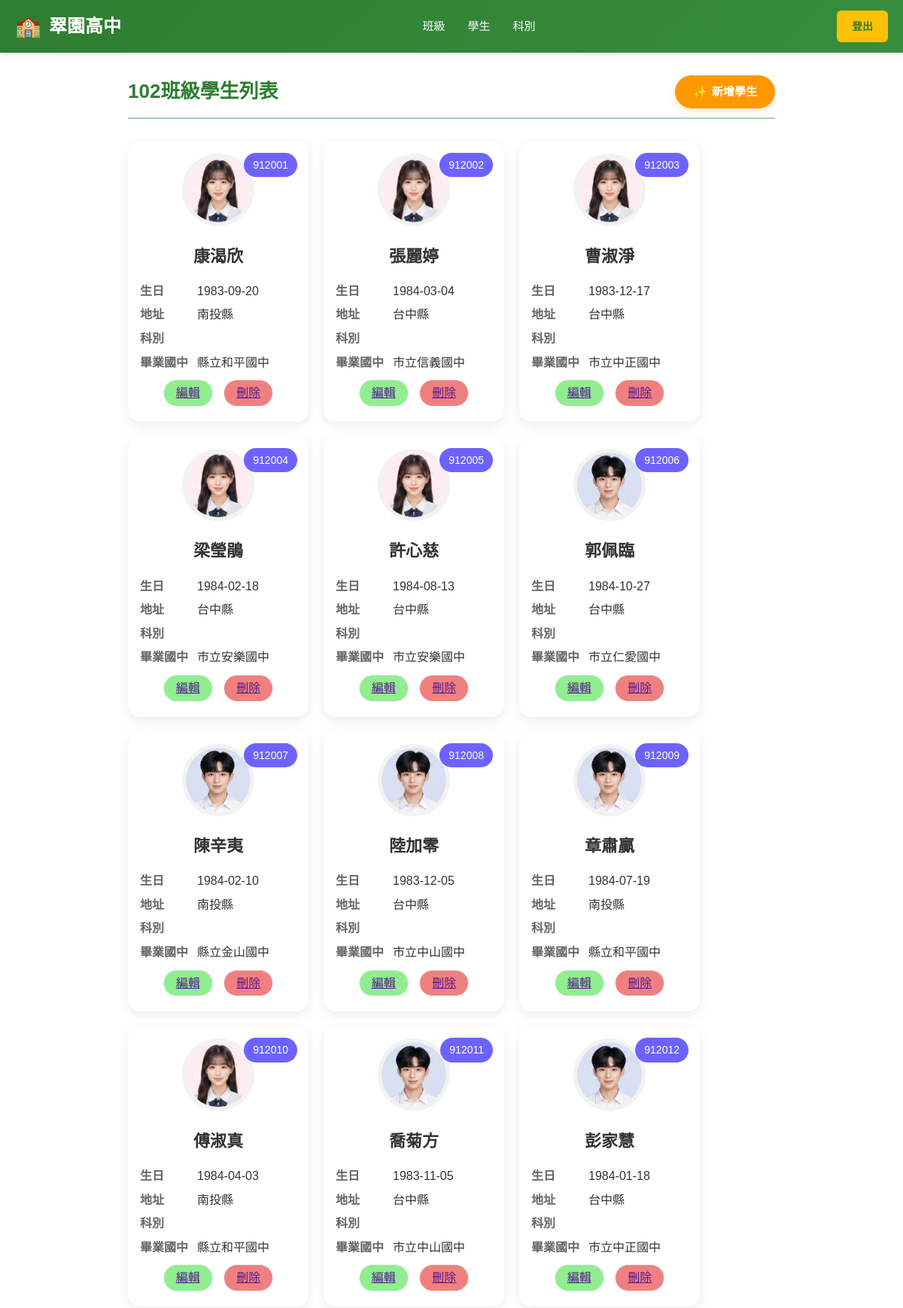
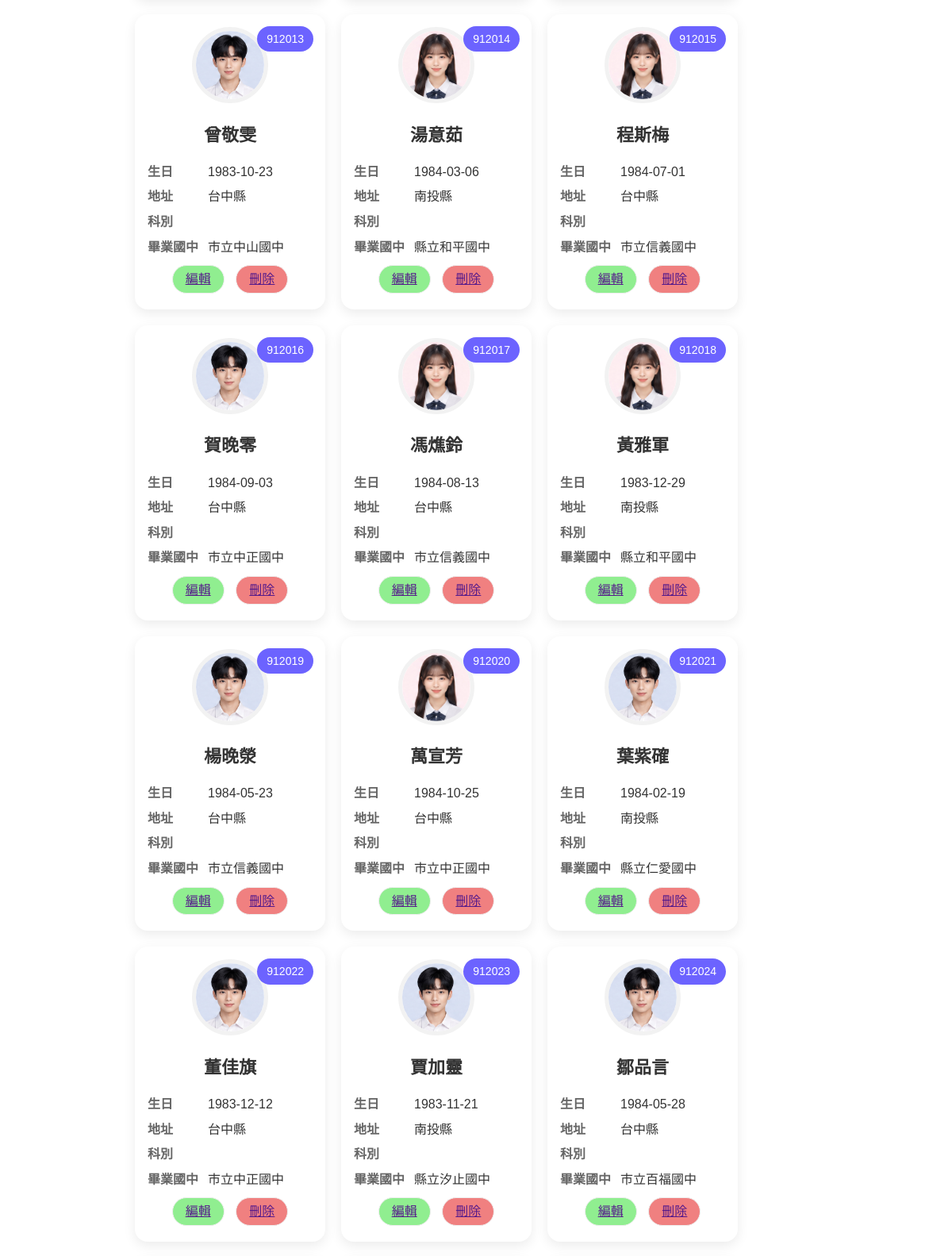
Screenshot of /115-PHP/school/admin.php?inc=class_students&code=102 (upper part) with the database file from the repository (2 pictures, top to bottom).
### tables this page shows
CREATE TABLE `students` (
  `id` int(10) UNSIGNED NOT NULL,
  `school_num` int(6) DEFAULT NULL COMMENT '學號',
  `name` varchar(8) DEFAULT NULL COMMENT '姓名',
  `birthday` date DEFAULT NULL COMMENT '出生年月日',
  `uni_id` varchar(10) DEFAULT NULL COMMENT '身分證號碼',
  `addr` varchar(32) DEFAULT NULL COMMENT '住址',
  `parents` varchar(8) DEFAULT NULL COMMENT '家長',
  `tel` varchar(16) DEFAULT NULL COMMENT '電話',
  `dept` varchar(8) DEFAULT NULL COMMENT '科別',
  `graduate_at` varchar(16) DEFAULT NULL COMMENT '畢業國中',
  `status_code` varchar(4) DEFAULT NULL
);

CREATE TABLE `graduate_school` (
  `id` int(10) UNSIGNED NOT NULL,
  `county` varchar(8) NOT NULL,
  `name` varchar(64) NOT NULL
);

### 115-PHP/school/include/class_students.php (the view, shortened to what this page needs)
<div class="list-header">
    <h2><?= htmlspecialchars($_GET['code']); ?>班級學生列表</h2>
    <a href="?inc=add_student&code=<?= htmlspecialchars($_GET['code']); ?>" class='add-btn'>
        <span>✨</span> 新增學生
    </a>
</div>
<?php
include "db_conn.php";
$sql=
    "SELECT `students`.`school_num`,
             `students`.`name`,
             `dept`.`name` AS 'dept_name',
             `addr`,
             `dept`,
             `uni_id`,
             --`graduate_at`,
             `graduate_school`.`name` AS `graduate_school`,
             `birthday`
    FROM    `class_student`,
             `students` ,
             `dept`,
             `graduate_school`
    WHERE `class_student`.`class_code`='{$_GET['code']}'
    AND  `class_student`.`school_num` = `students`.`school_num`
    AND  `dept`.`id` = `students`.`dept`
    AND  `graduate_school`.`id` = `students`.`graduate_at`";
$students=$pdo->query($sql)->fetchAll();
echo "<div class='student-list'>";
foreach($students as $student):?>
    <div class="student-card">
        <div class="student-id">
            <?= $student['school_num']; ?>
        </div>
        <div class="student-photo">
            <?php if(isset($student['header'])):;?>
            <img src="img/<?= $student['header']; ?>">
            <?php else :;?>
            <img src="img/<?= (mb_substr($student['uni_id'],1,1)==1)?'header_default_boy.jpg':'header_default_girl.jpg'; ?>">
            <?php endif;?>
        </div>
        <div class="student-name">
            <?= $student['name'] ?>
        </div>
        <div class="student-info">
            <div class="info-row">
                <span class="label">生日</span>
                <span class="value"><?= $student['birthday']; ?></span>
            </div>
            <div class="info-row">
                <span class="label">地址</span>
                <span class="value"><?= mb_substr($student['addr'],0,3); ?></span>
            </div>
            <div class="info-row">
                <span class="label">科別</span>
                <span class="value"><?php $student['dept']; ?></span>
            </div>
            <div class="info-row">
                <span class="label">畢業國中</span>
                <span class="value"><?= $student['graduate_school']; ?></span>
            </div>
            <div class="btn-row">
                <a class="edit-btn" href="">編輯</a>
                <a class="del-btn" href="">刪除</a>
            </div>
        </div>
    </div>
    <?php endforeach;?>
</div>

### 115-PHP/school/admin.php (style rules this page uses)
* { margin: 0; padding: 0; box-sizing: border-box; }
body { font-family: 'Arial', 'Microsoft YaHei', sans-serif; line-height: 1.6; color: #333; }

### 115-PHP/school/include/class_students.php (style rules this page uses)
.student-list { display:flex; flex-wrap:wrap; gap:20px; }
.student-card { width:240px; background:#ffffff; border-radius:16px; padding:16px; box-shadow:0 5px 15px rgba(0,0,0,0.08); position:relative; transition:0.3s; }
.student-id { position:absolute; top:15px; right:15px; background:#6c63ff; color:white; padding:5px 12px; border-radius:30px; font-size:14px; }
.student-photo { text-align:center; margin-bottom:15px; }
.student-photo img { width:96px; height:96px; border-radius:50%; object-fit:cover; border:5px solid #f2f2f2; }
.student-name { text-align:center; font-size:22px; font-weight:bold; margin-bottom:16px; }
.student-info { display:flex; flex-direction:column; gap:6px; }
.info-row { display:flex; }
.label { width:76px; color:#666; font-weight:bold; }
.value { flex:1; color:#333; }
.btn-row { display:flex; justify-content: space-evenly; padding:4px 16px; }
a.edit-btn { padding: 4px 16px; border: 1px solid #eee; border-radius: 20px; background: lightgreen; }
a.del-btn { padding: 4px 16px; border: 1px solid #eee; border-radius: 20px; background: lightcoral; }
.list-header { display: flex; justify-content: space-between; align-items: center; margin-bottom: 30px; padding-bottom: 12px; border-bottom: 2px solid #a5d6a7; }
.list-header h2 { color: #2e7d32; margin: 0; font-size: 26px; }
.add-btn { padding: 10px 24px; background-color: #ff9800; color: white; text-decoration: none; border: none; border-radius: 24px; font-size: 15px; font-weight: bold; cursor: pointer; transition: all 0.3s ease; box-shadow: 0 4px 10px rgba(255, 152, 0, 0.2); display: inline-flex; align-items: center; gap: 6px; }

### rows the page displays
students: school_num "912001", name "康渴欣", birthday "1983-09-20", addr "南投縣", graduate_school.name "縣立和平國中"
students: school_num "912002", name "張麗婷", birthday "1984-03-04", addr "台中縣", graduate_school.name "市立信義國中"
students: school_num "912003", name "曹淑淨", birthday "1983-12-17", addr "台中縣", graduate_school.name "市立中正國中"
students: school_num "912004", name "梁瑩鵑", birthday "1984-02-18", addr "台中縣", graduate_school.name "市立安樂國中"
students: school_num "912005", name "許心慈", birthday "1984-08-13", addr "台中縣", graduate_school.name "市立安樂國中"
students: school_num "912006", name "郭佩臨", birthday "1984-10-27", addr "台中縣", graduate_school.name "市立仁愛國中"
students: school_num "912007", name "陳辛夷", birthday "1984-02-10", addr "南投縣", graduate_school.name "縣立金山國中"
students: school_num "912008", name "陸加零", birthday "1983-12-05", addr "台中縣", graduate_school.name "市立中山國中"
students: school_num "912009", name "章肅贏", birthday "1984-07-19", addr "南投縣", graduate_school.name "縣立和平國中"
students: school_num "912010", name "傅淑真", birthday "1984-04-03", addr "南投縣", graduate_school.name "縣立和平國中"
students: school_num "912011", name "喬菊方", birthday "1983-11-05", addr "台中縣", graduate_school.name "市立中山國中"
students: school_num "912012", name "彭家慧", birthday "1984-01-18", addr "台中縣", graduate_school.name "市立中正國中"
students: school_num "912013", name "曾敬雯", birthday "1983-10-23", addr "台中縣", graduate_school.name "市立中山國中"
students: school_num "912014", name "湯意茹", birthday "1984-03-06", addr "南投縣", graduate_school.name "縣立和平國中"
students: school_num "912015", name "程斯梅", birthday "1984-07-01", addr "台中縣", graduate_school.name "市立信義國中"
students: school_num "912016", name "賀晚零", birthday "1984-09-03", addr "台中縣", graduate_school.name "市立中正國中"
students: school_num "912017", name "馮燋鈴", birthday "1984-08-13", addr "台中縣", graduate_school.name "市立信義國中"
students: school_num "912018", name "黃雅軍", birthday "1983-12-29", addr "南投縣", graduate_school.name "縣立和平國中"
students: school_num "912019", name "楊晚滎", birthday "1984-05-23", addr "台中縣", graduate_school.name "市立信義國中"
students: school_num "912020", name "萬宣芳", birthday "1984-10-25", addr "台中縣", graduate_school.name "市立中正國中"
students: school_num "912021", name "葉紫確", birthday "1984-02-19", addr "南投縣", graduate_school.name "縣立仁愛國中"
students: school_num "912022", name "董佳旗", birthday "1983-12-12", addr "台中縣", graduate_school.name "市立中正國中"
students: school_num "912023", name "賈加靈", birthday "1983-11-21", addr "南投縣", graduate_school.name "縣立汐止國中"
students: school_num "912024", name "鄒品言", birthday "1984-05-28", addr "台中縣", graduate_school.name "市立百福國中"

### other values shown
$_GET['code'] "102"
